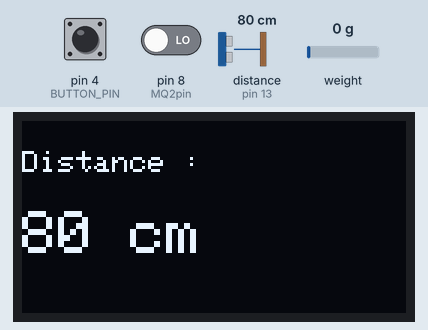
This sketch was run on a simulated Arduino Uno, built with avr-gcc and run on an emulated ATmega328P. Shown: 128×64 one-colour display. Inputs (shaded band) come from the test bench; at power-on: pin 4 (BUTTON_PIN) HIGH, pin 8 (MQ2pin) LOW, distance to the obstacle (sensor on pin 13) 80 cm, weight on the scale 0 g. The echo pulse lasts 58.3 µs per cm; what the sketch prints to the serial monitor is not drawn.

Above: at 25.3 s.

The sketch:

smartbin_sensor_uno.ino
```cpp
// smartbin_sensor_uno.ino

/*****************************************************************************************
 * SMART TRASH BIN MONITORING SYSTEM (Arduino UNO)
 * ----------------------------------------------------------------------------------------
 * This sketch reads data from multiple sensors (Ultrasonic, HX711 for weight, MQ2, etc.)
 * and sends a JSON object {distance, weight} to the NodeMCU (ESP8266) via SoftwareSerial.
 *****************************************************************************************/

// Library HX711 by Bogdan Necula: https://github.com/bogde/HX711
// Library Pushbutton by Pololu: https://github.com/pololu/pushbutton-arduino

#include "HX711.h"
#include <Wire.h>
#include <Adafruit_GFX.h>
#include <Adafruit_SSD1306.h>
#include <Pushbutton.h>

// Serial Comm: Arduino to NodeMCU
#include <SoftwareSerial.h>
#include <ArduinoJson.h>

// Configure SoftwareSerial Pins for Uno -> NodeMCU (5=Rx & 6=Tx)
SoftwareSerial nodemcu(5, 6);

// MQ2 Sensor
#define MQ2pin 8
float sensorValue;  // variable to store MQ2 sensor (digital) reading

// Ultrasonic Sensor SRF05
/*
   VCC to +5V
   GND to GND
   TRIG to digital pin 12
   ECHO to digital pin 13
*/
const int TRIG_PIN = 12;
const int ECHO_PIN = 13;
int distanceCm;

// Display (SSD1306)
#define OLED_RESET 0  // GPIO0 for some boards
Adafruit_SSD1306 display(OLED_RESET);

// HX711 Weight Sensor
// LOADCELL_DOUT_PIN = 2, LOADCELL_SCK_PIN = 3
// REPLACE WITH YOUR CALIBRATION FACTOR
#define LOADCELL_DOUT_PIN 2
#define LOADCELL_SCK_PIN 3
#define CALIBRATION_FACTOR 101

HX711 scale;
int reading;
int lastReading;

// Button for Tare operation
#define BUTTON_PIN 4
Pushbutton button(BUTTON_PIN);


void setup() {
  // Initialize Serial for debugging
  Serial.begin(9600);

  // Initialize the SoftwareSerial for NodeMCU communication
  nodemcu.begin(9600);

  // Initialize Display
  displayInit();

  // Initialize Ultrasonic sensor
  ultraInit();

  // Initialize scale (HX711)
  scaleInit();

  // Initialize MQ2 sensor
  initMq2();
}


void loop() {
  // Clear display and delay
  display.clearDisplay();
  delay(2000);

  // Measure weight via HX711
  getWeight();

  // Clear display again
  display.clearDisplay();
  delay(2000);

  // Measure distance with Ultrasonic
  ultraDistance();

  // Read MQ2 smoke sensor (digital)
  getSmoke();

  // Send the collected distance & weight to NodeMCU as JSON
  sendDataToNodeMCU();
}


/*************************************************************************************************
 *  FUNCTION: sendDataToNodeMCU()
 *  DESCRIPTION:
 *    - Packages the sensor data (distance, weight) into a JSON object
 *    - Sends the JSON to the NodeMCU over SoftwareSerial
 *************************************************************************************************/
void sendDataToNodeMCU() {
  // Increase buffer size for safety (original was 16, which might be too small)
  StaticJsonDocument<64> data;

  data["distance"] = distanceCm;
  data["weight"]   = reading;

  // Serialize to nodemcu serial
  serializeJson(data, nodemcu);

  // Optionally add a newline for clarity (not strictly required):
  // nodemcu.println();

  delay(2000);  // wait 2s (Note: consider reducing this if quicker data flow is desired)
}


/*************************************************************************************************
 *  FUNCTION: getSmoke()
 *  DESCRIPTION:
 *    - Reads the MQ2 sensor (digital read)
 *    - Logs to Serial (not transmitted via JSON)
 *************************************************************************************************/
void getSmoke() {
  sensorValue = digitalRead(MQ2pin); // read digital output pin
  Serial.print("Digital Output: ");
  Serial.print(sensorValue);

  // Determine the status
  if (sensorValue) {
    Serial.println("  |  Smoke: -");
  } else {
    Serial.println("  |  Smoke: Detected!");
  }

  delay(2000); // wait 2s (could be adjusted if needed)
}


/*************************************************************************************************
 *  FUNCTION: getWeight()
 *  DESCRIPTION:
 *    - Checks if user pressed button to tare (zero) the scale
 *    - Reads weight from HX711
 *    - Prints to Serial and updates OLED display if there's a new reading
 *************************************************************************************************/
void getWeight() {
  // If button is pressed, tare the scale
  if (button.getSingleDebouncedPress()) {
    Serial.print("Tare...");
    scale.tare();
  }

  if (scale.wait_ready_timeout(200)) {
    reading = round(scale.get_units());
    Serial.print("Weight: ");
    Serial.println(reading);

    // Only update display if there's a change
    if (reading != lastReading) {
      displayText(reading, "g", "Weight");
    }
    lastReading = reading;
  }
  else {
    Serial.println("HX711 not found.");
  }
}


/*************************************************************************************************
 *  FUNCTION: ultraDistance()
 *  DESCRIPTION:
 *    - Triggers ultrasonic sensor to measure distance
 *    - Updates global variable distanceCm
 *    - Prints to Serial and displays on OLED
 *************************************************************************************************/
long ultraDistance() {
  long duration, distanceIn;

  digitalWrite(TRIG_PIN, LOW);
  delayMicroseconds(2);
  digitalWrite(TRIG_PIN, HIGH);
  delayMicroseconds(10);
  digitalWrite(TRIG_PIN, LOW);

  duration = pulseIn(ECHO_PIN, HIGH);

  // Convert the time into a distance
  distanceCm = duration / 29.1 / 2;
  distanceIn = duration / 74 / 2;

  if (distanceCm <= 0) {
    Serial.println("Out of range");
  } else {
    Serial.print(distanceCm);
    Serial.println(" cm");
    displayText(distanceCm, "cm", "Distance");
  }

  return distanceCm;
}


/*************************************************************************************************
 *  FUNCTION: displayInit()
 *  DESCRIPTION:
 *    - Initializes the SSD1306 OLED display
 *************************************************************************************************/
void displayInit() {
  display.begin(SSD1306_SWITCHCAPVCC, 0x3C);  // I2C addr 0x3C for the 64x48 display
  display.clearDisplay();
  display.setTextColor(WHITE);
}


/*************************************************************************************************
 *  FUNCTION: displayText(value, unit, name)
 *  DESCRIPTION:
 *    - Clears the display
 *    - Prints name and value + unit
 *************************************************************************************************/
void displayText(int value, String unit, String name) {
  display.clearDisplay();
  display.setTextSize(1);
  display.setTextColor(WHITE);
  display.setCursor(0, 10);
  display.println(name + " :");
  display.display();

  display.setCursor(0, 30);
  display.setTextSize(2);
  display.print(value);
  display.print(" ");
  display.print(unit);
  display.display();
}


/*************************************************************************************************
 *  FUNCTION: ultraInit()
 *  DESCRIPTION:
 *    - Sets up the pinMode for ultrasonic sensor TRIG and ECHO
 *************************************************************************************************/
void ultraInit() {
  pinMode(TRIG_PIN, OUTPUT);
  pinMode(ECHO_PIN, INPUT);
}


/*************************************************************************************************
 *  FUNCTION: scaleInit()
 *  DESCRIPTION:
 *    - Initializes HX711 scale
 *    - Applies calibration factor and tares
 *************************************************************************************************/
void scaleInit() {
  Serial.println("Initializing the scale");
  scale.begin(LOADCELL_DOUT_PIN, LOADCELL_SCK_PIN);
  scale.set_scale(CALIBRATION_FACTOR); // this value is obtained by calibrating with known weights
  scale.tare(); // reset scale to 0
}


/*************************************************************************************************
 *  FUNCTION: initMq2()
 *  DESCRIPTION:
 *    - Warms up the MQ2 sensor (20s delay)
 *************************************************************************************************/
void initMq2() {
  pinMode(MQ2pin, INPUT);
  Serial.println("MQ2 warming up!");
  delay(20000); // allow the MQ2 to warm up
}
```

Measured:
- what the display in image 0 shows lasts 8.3 s, from 25.3 s to 33.6 s
